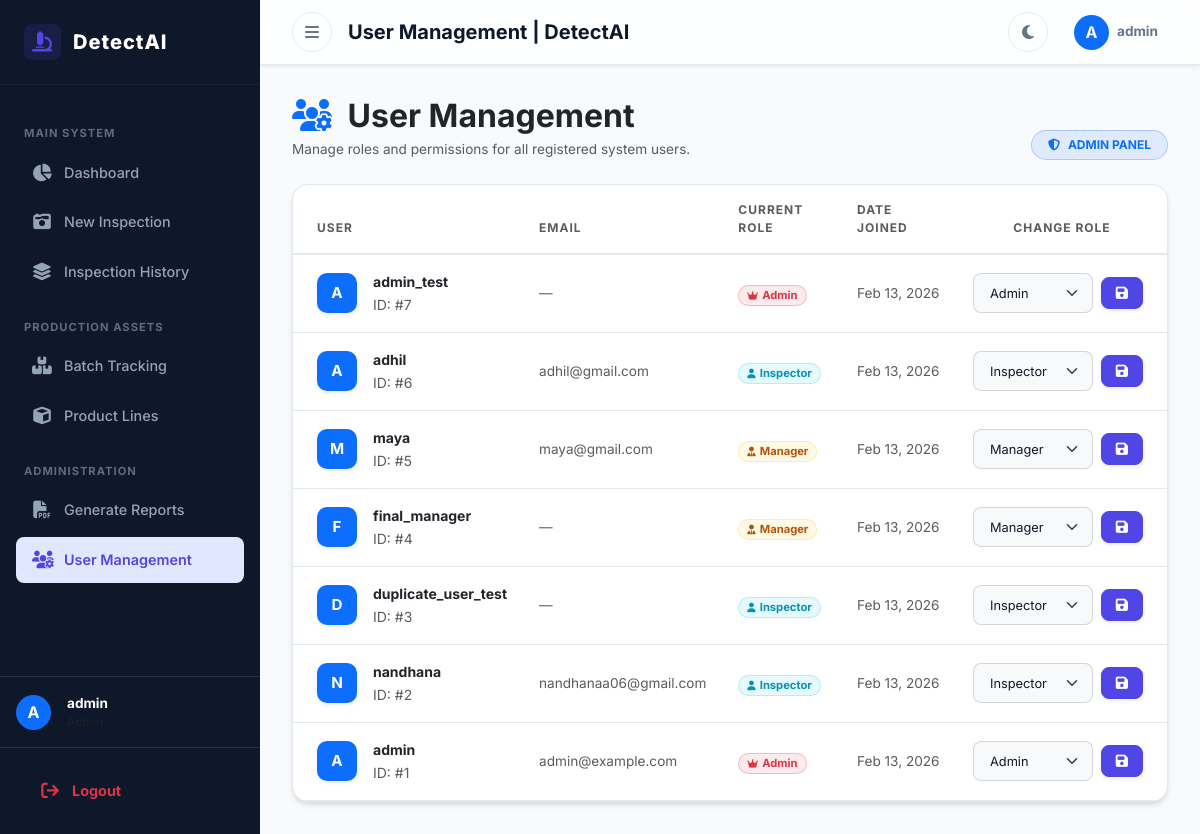
Page /inspections/user-management/ (signed in) on the earlier database version.
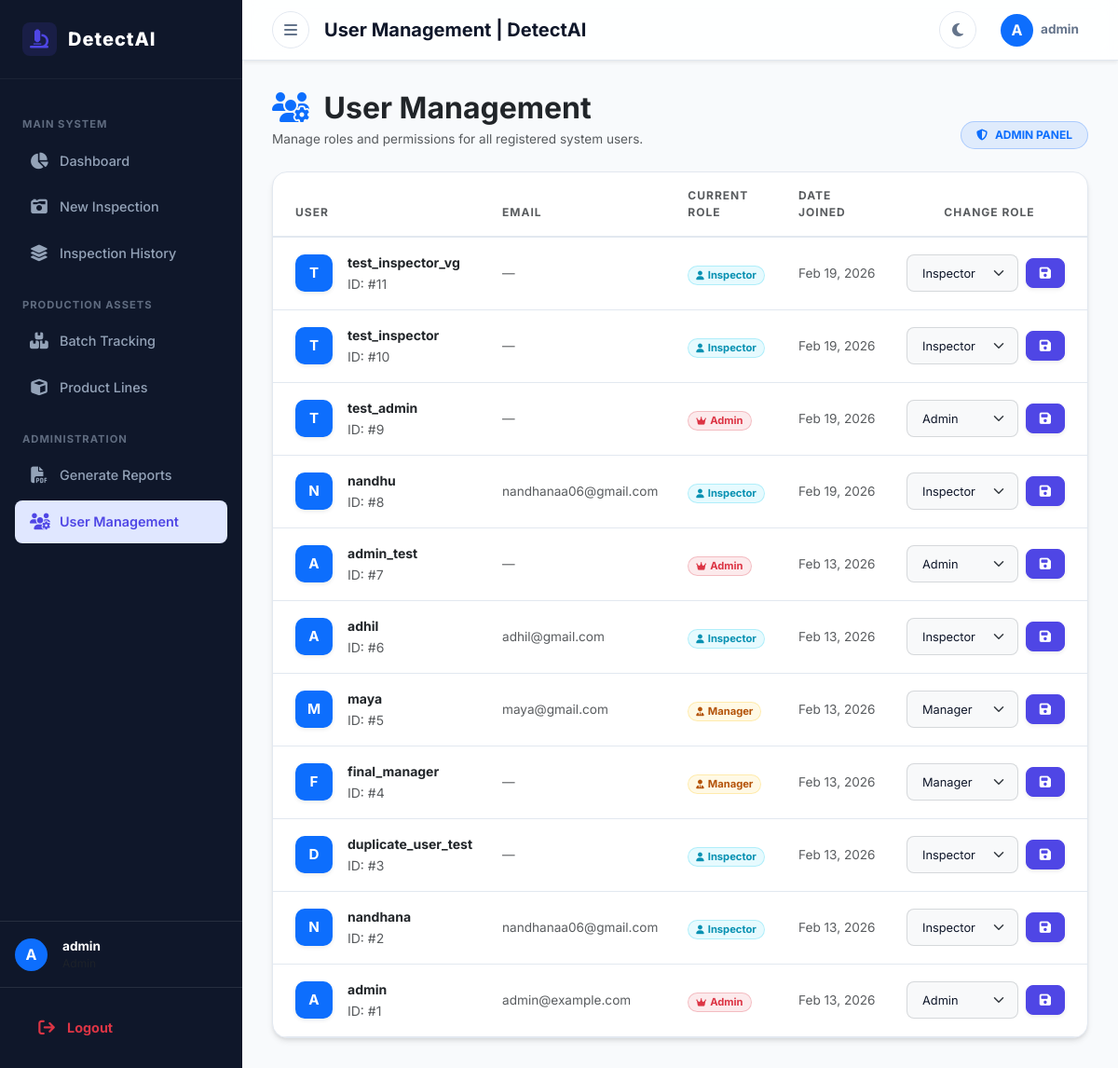
Same page on the later database version.
### accounts/models.py (models this page shows, shortened)
class CustomUser(AbstractUser):
    ROLE_CHOICES = (
        ('admin', 'Admin'),
        ('inspector', 'Quality Inspector'),
        ('manager', 'Production Manager'),
    )
    role = models.CharField(max_length=20, choices=ROLE_CHOICES, default='inspector')

### inspections/views.py (the view)
# urls.py: path('user-management/', views.user_management, name='user_management'),
@login_required
def user_management(request):
    if request.user.role != 'admin':
        messages.error(request, "Permission Denied: Only Admins can manage users.")
        return redirect('dashboard')
    from django.contrib.auth import get_user_model
    User = get_user_model()
    users = User.objects.all().order_by('-date_joined')
    return render(request, 'inspections/user_management.html', {'users': users})

### templates/inspections/user_management.html (shortened to what the changed rows need)
{% extends 'base.html' %}
{% block content %}
<div class="container-fluid px-0">
    <div class="mb-4 d-flex justify-content-between align-items-end flex-wrap gap-3">
        <div>
            <h2 class="fw-bold text-dark mb-1">
                <i class="fas fa-users-cog text-primary me-2"></i> User Management
            </h2>
        </div>
    </div>
    <div class="card shadow-sm border-0 rounded-4 overflow-hidden">
        <div class="card-body p-0">
            <div class="table-responsive">
                <table class="table table-hover align-middle mb-0">
                    <thead class="table-light">
                        <tr style="font-size: 0.7rem; text-transform: uppercase; letter-spacing: 0.06em;">
                            <th scope="col" class="ps-4 py-3 text-muted">User</th>
                            <th scope="col" class="py-3 text-muted">Email</th>
                            <th scope="col" class="py-3 text-muted">Current Role</th>
                            <th scope="col" class="py-3 text-muted">Date Joined</th>
                            <th scope="col" class="py-3 text-center text-muted">Change Role</th>
                        </tr>
                    </thead>
                    <tbody>
                        {% for u in users %}
                        <tr>
                            <td class="ps-4">
                                <div class="d-flex align-items-center gap-3">
                                    <div class="bg-primary text-white d-flex align-items-center justify-content-center fw-bold shadow-sm"
                                         style="width: 40px; height: 40px; border-radius: 10px; font-size: 0.95rem;">
                                        {{ u.username|first|upper }}
                                    </div>
                                    <div>
                                        <div class="fw-bold text-dark" style="font-size: 0.875rem;">{{ u.username }}</div>
                                        <small class="text-muted">ID: #{{ u.id }}</small>
                                    </div>
                                </div>
                            </td>
                            <td class="text-muted" style="font-size: 0.85rem;">
                                {{ u.email|default:"—" }}
                            </td>
                            <td>
                                {% if u.role == 'admin' %}
                                <span class="badge bg-danger bg-opacity-10 text-danger border border-danger border-opacity-25 px-2 py-1 rounded-pill" style="font-size: 0.7rem;">
                                    <i class="fas fa-crown me-1" style="font-size: 0.6rem;"></i>Admin
                                </span>
                                {% elif u.role == 'manager' %}
                                <span class="badge bg-warning bg-opacity-10 text-warning border border-warning border-opacity-25 px-2 py-1 rounded-pill" style="font-size: 0.7rem; color: #b45309 !important;">
                                    <i class="fas fa-user-tie me-1" style="font-size: 0.6rem;"></i>Manager
                                </span>
                                {% else %}
                                <span class="badge bg-info bg-opacity-10 text-info border border-info border-opacity-25 px-2 py-1 rounded-pill" style="font-size: 0.7rem; color: #0891b2 !important;">
                                    <i class="fas fa-user me-1" style="font-size: 0.6rem;"></i>Inspector
                                </span>
                                {% endif %}
                            </td>
                            <td class="text-muted" style="font-size: 0.85rem; white-space: nowrap;">
                                {{ u.date_joined|date:"M d, Y" }}
                            </td>
                            <td class="pe-4">
                                <form action="{% url 'change_user_role' u.id %}" method="post" class="d-flex align-items-center justify-content-center gap-2 m-0">
                                    <select name="role" class="form-select form-select-sm bg-light border-secondary border-opacity-25" style="width: 120px; border-radius: 8px; font-size: 0.8rem;">
                                        <option value="admin" {% if u.role == 'admin' %}selected{% endif %}>Admin</option>
                                        <option value="manager" {% if u.role == 'manager' %}selected{% endif %}>Manager</option>
                                        <option value="inspector" {% if u.role == 'inspector' %}selected{% endif %}>Inspector</option>
                                    </select>
                                    <button type="submit" class="btn btn-sm btn-primary d-flex align-items-center justify-content-center shadow-sm" style="width: 32px; height: 32px; border-radius: 8px;" title="Update Permissions">
                                        <i class="fas fa-save"></i>
                                    </button>
                                </form>
                            </td>
                        </tr>
                        {% endfor %}
                    </tbody>
                </table>
            </div>
        </div>
    </div>
</div>
{% endblock %}

### templates/base.html (shortened to what the changed rows need)
{% load static %}
<!DOCTYPE html>
<html lang="en">
<head>
    <link href="https://cdn.jsdelivr.net/npm/bootstrap@5.3.0/dist/css/bootstrap.min.css" rel="stylesheet">
    <link rel="stylesheet" href="https://cdnjs.cloudflare.com/ajax/libs/font-awesome/6.4.0/css/all.min.css">
    <link rel="stylesheet" href="{% static 'css/style.css' %}?v=20260308">
</head>
<body>
    <div id="wrapper">
        <div id="sidebar-wrapper">
            <div class="mt-auto">
                <div class="sidebar-user d-flex align-items-center gap-3 p-3 border-top border-secondary border-opacity-25">
                    <div class="sidebar-avatar rounded-circle bg-primary text-white d-flex align-items-center justify-content-center" style="width: 35px; height: 35px; font-weight: bold;">
                        {{ user.username|first|upper }}
                    </div>
                    <div class="sidebar-user-info">
                        <div class="sidebar-user-name text-white fw-bold" style="font-size: 0.85rem;">{{ user.username|default:"Guest" }}</div>
                        <div class="sidebar-user-role text-muted" style="font-size: 0.75rem; text-transform: capitalize;">{{ user.role|default:"User" }}</div>
                    </div>
                </div>
            </div>
        </div>
        <div id="page-content-wrapper">
            <header class="top-navbar shadow-sm">
                <div class="d-flex align-items-center gap-3">
                    <div class="dropdown">
                        <button class="nav-action-btn border-0 d-flex align-items-center gap-2" style="width: auto; padding: 0 10px;" type="button" data-bs-toggle="dropdown">
                            <div class="bg-primary text-white rounded-circle d-flex align-items-center justify-content-center" style="width: 35px; height: 35px; font-weight: bold;">
                                {{ user.username|first|upper }}
                            </div>
                            <div class="text-start d-none d-md-block">
                                <div class="fw-bold" style="font-size: 0.85rem; line-height: 1;">{{ user.username|default:"Guest" }}</div>
                            </div>
                        </button>
                    </div>
                </div>
            </header>
            <main class="main-content">
                {% block content %}
                {% endblock %}
            </main>
        </div>
    </div>
</body>
</html>

Differences in the rows shown:
added CustomUser: username|first "T", username "test_inspector_vg", id "11", email "—", shows "Inspector", date_joined "Feb 19, 2026", role "Inspector"
added CustomUser: username|first "T", username "test_inspector", id "10", email "—", shows "Inspector", date_joined "Feb 19, 2026", role "Inspector"
added CustomUser: username|first "T", username "test_admin", id "9", email "—", shows "Admin", date_joined "Feb 19, 2026", role "Admin"
added CustomUser: username|first "N", username "nandhu", id "8", email "nandhanaa06@gmail.com", shows "Inspector", date_joined "Feb 19, 2026", role "Inspector"
